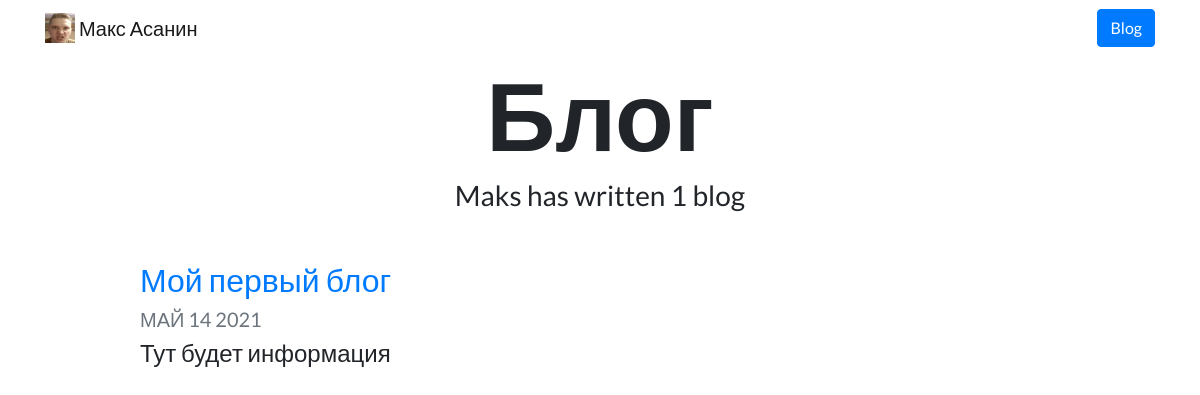
/blog/, run on an earlier commit of the app's database.
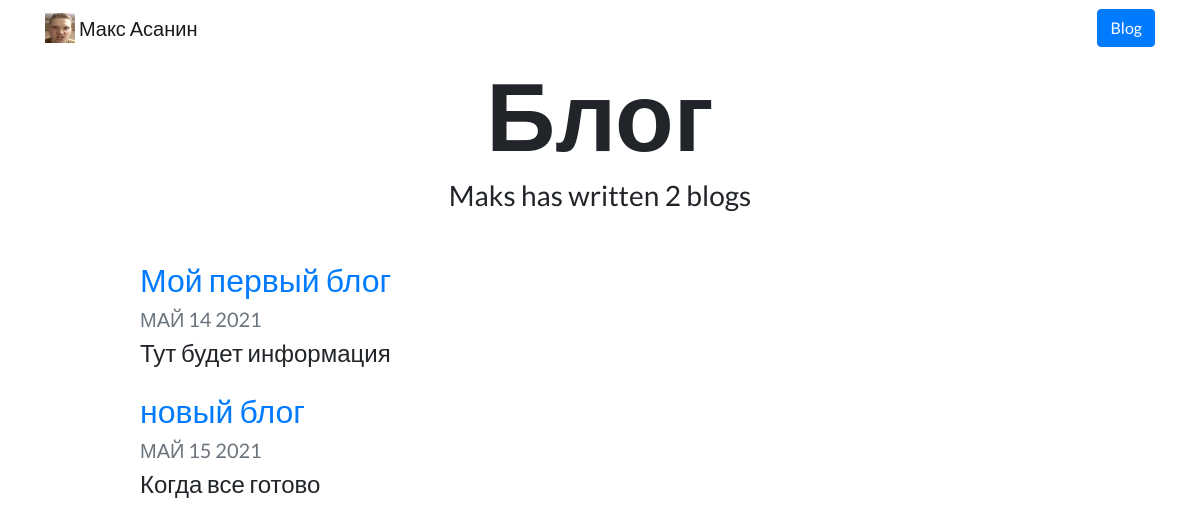
And on a later commit of the database.
### blog/models.py (models this page shows, shortened)
class Blog(models.Model):
    title = models.CharField(max_length = 100)
    date = models.DateField(auto_now_add=True)
    description = models.CharField(max_length = 200)
    class Meta:
        verbose_name = 'Блог'
        verbose_name_plural = 'Блоги'

### blog/views.py (the view)
# urls.py: path('',views.blog_view,name = 'blog_page'),
def blog_view(request):
    blogs = Blog.objects.all()
    return render(request, 'blog/blog.html',{'blogs':blogs})

### blog/templates/blog/blog.html
{% extends "portfolio/base.html" %}
{% load static %}
{% block content %}
<h1 id="blogtitle" class="font-weight-bold text-center">Блог</h1>
<h3 class="text-center mb-5">Maks has written {{ blogs.count }} blog{{ blogs.count|pluralize }}</h3>
{% for blog in blogs %}
<div class="row justify-content-center my-3">
  <div class="col-md-10">
    <a href="{% url 'blog:detail' blog.id %}">
      <h2>{{ blog.title }}</h2>
    </a>
    <h5 class="text-muted">{{ blog.date|date:'M d Y'|upper }}</h5>
    <h4>{{ blog.description|striptags|truncatechars:100 }}</h4>
  </div>
</div>
{% endfor %}
{% endblock %}

### portfolio/templates/portfolio/base.html (shortened to what this page needs)
{% load static %}
<!doctype html>
<html lang="ru">
<head>
  <link rel="stylesheet" href="https://stackpath.bootstrapcdn.com/bootstrap/4.4.1/css/bootstrap.min.css">
  <link rel="stylesheet" href="{% static "portfolio/css/custom.css" %}">
</head>
<body>
  <nav id="topNav" class="navbar navbar-expand-md navbar-light">
    <div class="container">
      <a class="navbar-brand" href="{% url 'home' %}">
        <img src="{% static "portfolio/img/icon.jpg" %}" width="30" height="30" class="d-inline-block align-top" alt="Nick's Logo">
        <span>Макс Асанин</span>
      </a>
      <div class="collapse navbar-collapse text-center" id="navbarNav">
        <ul class="navbar-nav ml-auto">
          <li>
            <a role="button" href="{% url 'blog:blog_page' %}" class="btn btn-primary">Blog</a>
          </li>
        </ul>
      </div>
    </div>
  </nav>
  <div class="container">
    {% block content %}{% endblock %}
  </div>
</body>
</html>

### portfolio/static/portfolio/css/custom.css (style rules this page uses)
body { font-family: 'Lato', sans-serif; }
#blogtitle { font-size: 6rem; }

What changed in the data, as far as the page shows it:
added Blog: title "новый блог", date "МАЙ 15 2021", description "Когда все готово"
Also different on the page:
{{ blogs.count }}: "1" → "2"
